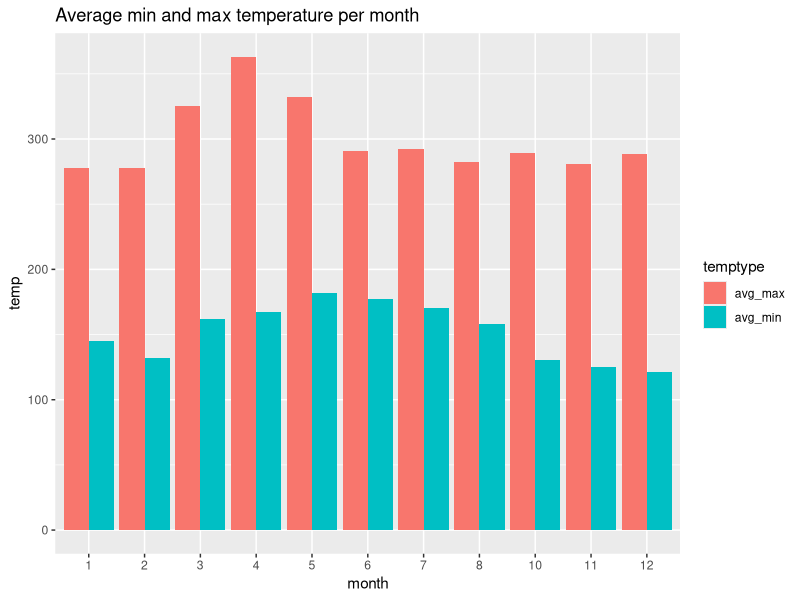
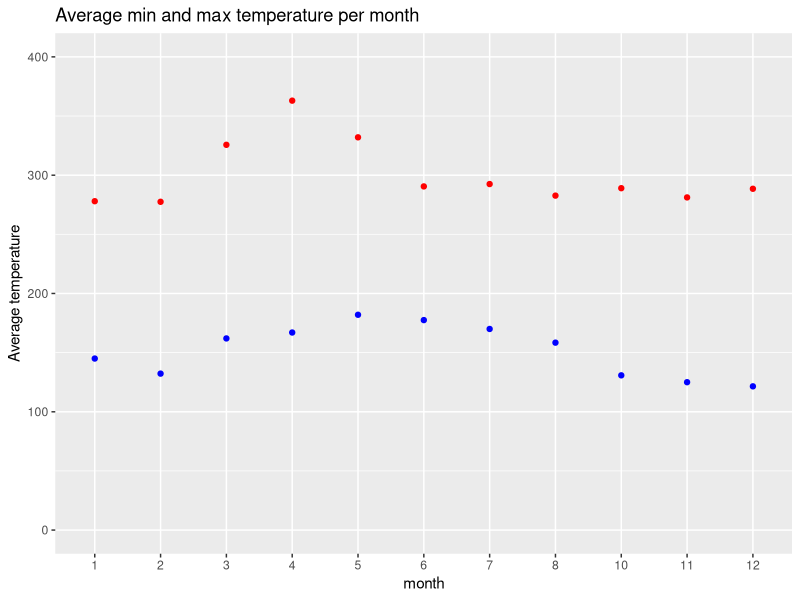
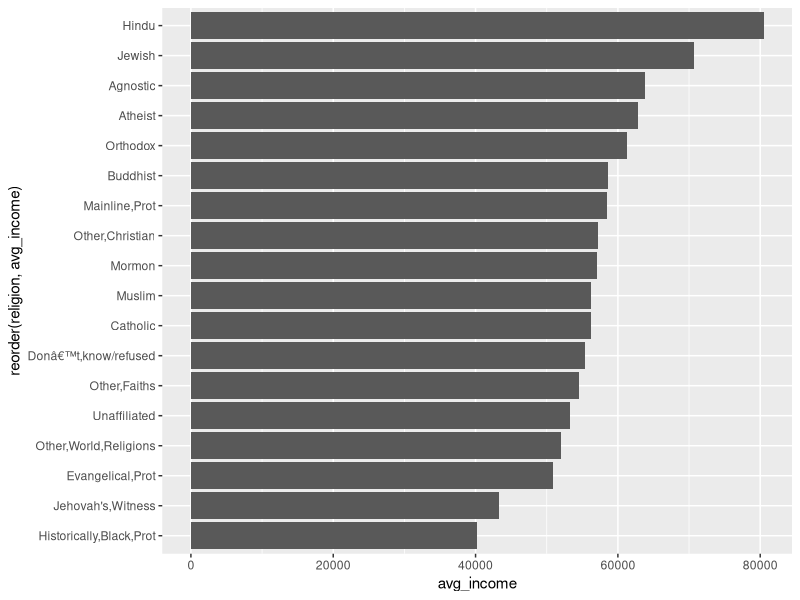

Write the R code that produced these figures, in order.
library(tidyverse)

pew <- read_csv(
  "./datasets/pew.csv"
)

pew <- pew %>%
  gather(2:11, key = "income", value = "count")

weather <- read_csv("./datasets/weather.csv") %>%
  gather(d1:d31, key = "day", value = "temperature", na.rm = TRUE) %>%
  spread(key = "element", value = "temperature") %>%
  mutate(TMAX = as.numeric(TMAX),
         TMIN = as.numeric(TMIN))

# example of interesting plot for both of them

weather %>%
  group_by(month) %>%
  summarise(avg_min = mean(TMIN),
            avg_max = mean(TMAX)) %>%
  gather(2:3, key="temptype", value="temp") %>%
  ggplot() +
  geom_bar(
    aes(x=factor(month), y=temp, fill=temptype), 
    position="dodge", stat="identity"
  ) +
  labs(title = "Average min and max temperature per month", x = "month")

# Example without gather
weather %>%
  group_by(month) %>%
  summarise(avg_min = mean(TMIN),
            avg_max = mean(TMAX)) %>%
  ggplot() +
  geom_point(aes(factor(month), avg_min), stat = "identity", color = "blue") +
  geom_point(aes(factor(month), avg_max), stat = "identity", color = "red") +
  ylim(0, 400) +
  labs(title = "Average min and max temperature per month", 
       x = "month", y = "Average temperature")

unique(pew$income)

pew %>%
  mutate(
    estimated_income = case_when(
      income == "<$10k" ~ 5000,
      income == "$10-20k" ~ 15000,
      income == "$20-30k" ~ 25000,
      income == "$30-40k" ~ 35000,
      income == "$40-50k" ~ 45000,
      income == "$50-75k" ~ 62500,
      income == "$75-100k" ~ 87500,
      income == "$100-150k" ~ 125000,
      income == "$>150k" ~ 200000,
      TRUE ~ NA_real_
    ) * count
  ) %>%
  filter(!is.na(estimated_income)) %>%
  group_by(religion) %>%
  summarise(n_people = sum(count),
            total_estimated_income = sum(estimated_income, na.rm = TRUE)) %>%
  mutate(avg_income = total_estimated_income / n_people) %>%
  ggplot() +
  # geom_bar(aes(fct_reorder(religion, avg_income), avg_income), stat = "identity") +
  geom_bar(aes(reorder(religion, avg_income), avg_income), stat = "identity") +
  # geom_bar(aes(religion, avg_income), stat = "identity") +
  coord_flip()
  #theme(axis.text.x = element_text(angle = 45, vjust = 0.5))

data_dictionary <- tibble(
  column_name = c(rep("geslacht", 3), rep("commal1", 4)),
  value = c(1, 2, 3, 1, 2, 3, 4),
  description = c(
    "Man", "Vrouw", "Ongedifferentieerd", "Ja, actueel",
    "Ja, curatief behandeld < 5j geleden", "Ja, curatief behandeld > 5j geleden",
    "Ja, palliatief behandeld"
  )
)

data <- tibble(
  patient_id = seq(1, 8), 
  geslacht = c(1, 2, 3, 1, 2, 3, 1, 2),
  commal1 = c(1, 2, 3, 4, 1, 2, 3, 4)
)

data_description <- data %>%
  gather("column_name", "value", -patient_id) %>%
  left_join(data_dictionary, by = c("column_name", "value")) %>%
  select(-value) %>%
  spread(column_name, description)